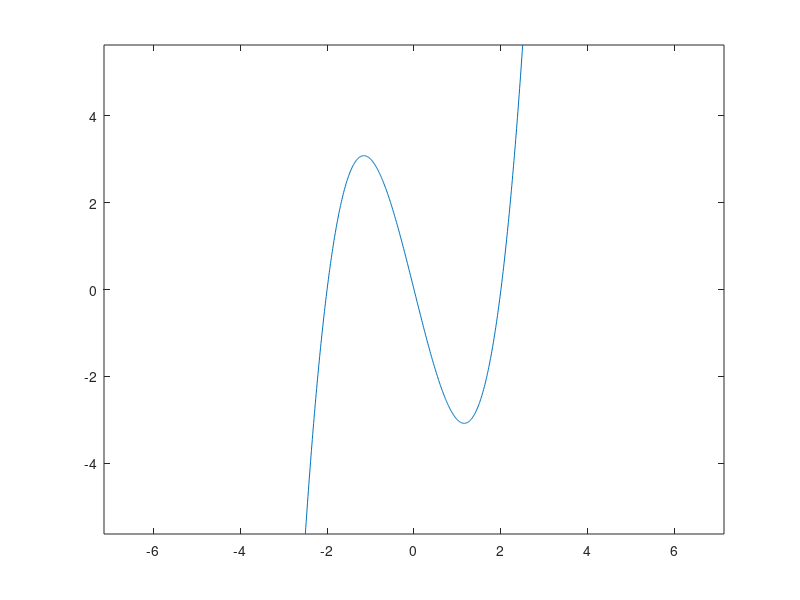

The MATLAB script that drew this image: (Note: this script raises an error after producing the figure.)
% ECE 10 - Fundamentals of Robot Kinematics and Dynamics
% Prof. Dejan Milutinovic
% Abhishek Vijayakumar
% Hw4 plots

clear all
close all

%setting variables and initial conditions
global v
global u
v=0.1;
D=0.07;
t = [-5:0.01:5];
x=[-2.5:0.01:2.5];
dt=0.03;

%y=(x/10).*((x/10)-2).*(x/10+2)*2
y=(x.^3)-4*x; %equation
figure(1)
plot(x,y),hold on
axis equal
th0=atan((3*(x(1))^2-4));
x0=[x(1);y(1);th0];
options=odeset('RelTol',1e-7);
[tsol xsol]=ode45(@odeHw4,[0:0.03:240],x0,options);
usol = xsol(:,3);

VL = (2*v - usol * D ) /2
VR = (2*v + usol * D ) /2

figure(1)
title('Trajectory'),hold on
plot(xsol(:,1),xsol(:,2),'r-')
xlabel('x');ylabel('y');
figure(2)
title('Heading angle vs. time'),hold on
plot(tsol,xsol(:,3));
xlabel('Time');ylabel('\theta');
figure(3)
title('Heading rate vs. time'),hold on
omega=diff(xsol(:,3))/dt;
plot(tsol(1:end-1),diff(xsol(:,3))/dt);
figure(4)
title('Velocity vs. time'),hold on
plot(tsol(1:end-1),ones(1,length(diff(xsol(:,3))))*v);

%hold on
%legend('Velocity');
plot(tsol,VL);
plot(tsol,VR);

legend('Velocity' , 'VL (average L)', 'VL (average R)');


